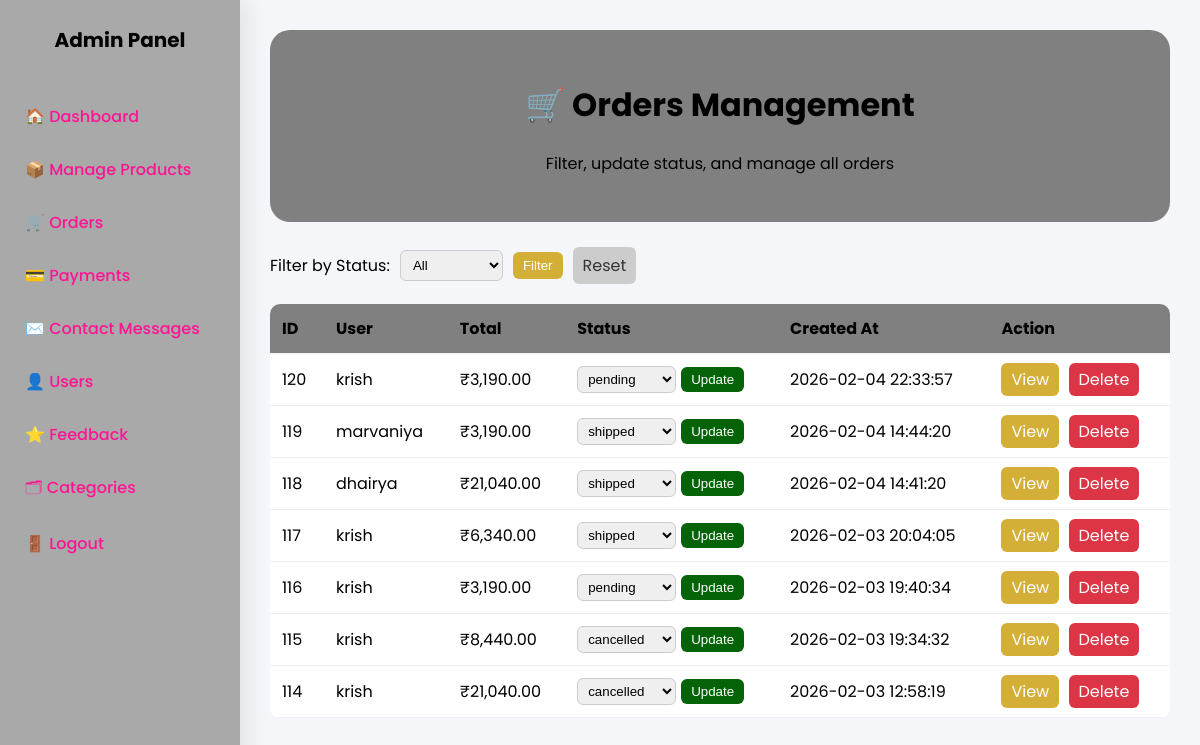
/admin/manage-orders.php (signed in), run on the app's committed database.
### tables this page shows
CREATE TABLE `orders` (
  `id` int(11) NOT NULL,
  `user_id` int(11) DEFAULT NULL,
  `name` varchar(255) NOT NULL,
  `email` varchar(255) NOT NULL,
  `shipping_address` text NOT NULL,
  `total_amount` decimal(10,2) NOT NULL,
  `status` enum('pending','processing','shipped','delivered','cancelled') DEFAULT 'pending',
  `created_at` datetime DEFAULT current_timestamp(),
  `payment_method` varchar(50) DEFAULT NULL,
  `delivered_otp` varchar(10) DEFAULT NULL
);

CREATE TABLE `user` (
  `id` int(11) NOT NULL,
  `username` varchar(100) NOT NULL,
  `email` varchar(255) NOT NULL,
  `password` varchar(255) NOT NULL,
  `created_at` timestamp NOT NULL DEFAULT current_timestamp(),
  `reset_token` varchar(255) DEFAULT NULL,
  `reset_expires` datetime DEFAULT NULL,
  `first_name` varchar(100) DEFAULT NULL,
  `last_name` varchar(100) DEFAULT NULL,
  `status` varchar(20) DEFAULT 'active',
  `phone` varchar(20) DEFAULT NULL,
  `address` varchar(20) DEFAULT NULL
);

### admin/manage-orders.php (the view, shortened to what this page needs)
<?php
require_once __DIR__ . '/../db_connect.php';
$sql = "SELECT o.*, u.username FROM orders o LEFT JOIN user u ON o.user_id = u.id WHERE 1=1 ";
$sql .= " ORDER BY o.created_at DESC";
$stmt = $mysqli->prepare($sql);
$stmt->execute();
$res = $stmt->get_result();
$orders = $res->fetch_all(MYSQLI_ASSOC);
?>
<!DOCTYPE html>
<html lang="en">
<head>
</head>
<body>
<div class="sidebar">
    <div class="sidebar-title">Admin Panel</div>
    <a href="admin-dashboard.php">🏠 Dashboard</a>
    <a href="manage-product.php">📦 Manage Products</a>
    <a href="manage-orders.php">🛒 Orders</a>
    <a href="admin-payments.php">💳 Payments</a>
    <a href="admin-contact-messages.php">✉️ Contact Messages</a>
    <a href="admin-users.php">👤 Users</a>
    <a href="admin-feedback.php">⭐ Feedback</a>
    <a href="manage-categories.php">🗂 Categories</a>
    <a href="logout.php">🚪 Logout</a>
</div>
<div class="main-content">
    <div class="admin-header">
        <h1>🛒 Orders Management</h1>
        <p>Filter, update status, and manage all orders</p>
    </div>
    <form method="get" class="filter-form">
        <label for="status">Filter by Status:</label>
        <select name="status" id="status">
            <option value="">All</option>
            <?php
            $statuses = ['pending','processing','shipped','delivered','cancelled'];
            ?>
        </select>
        <button type="submit">Filter</button>
        <a href="manage-orders.php" style="padding:6px 10px;background:#ccc;color:#333;border-radius:6px;text-decoration:none;">Reset</a>
    </form>
    <table>
        <thead>
            <tr>
                <th>ID</th>
                <th>User</th>
                <th>Total</th>
                <th>Status</th>
                <th>Created At</th>
                <th>Action</th>
            </tr>
        </thead>
        <tbody>
        <?php if(!empty($orders)): ?>
            <?php foreach($orders as $o): ?>
            <tr>
                <td><?= htmlspecialchars($o['id']) ?></td>
                <td><?= htmlspecialchars($o['username'] ?? '-') ?></td>
                <td>₹<?= number_format($o['total_amount'] ?? 0, 2) ?></td>
                <td>
                    <form method="post" style="display:flex;align-items:center;">
                        <select name="status" class="status">
                            <?php
                            foreach($statuses as $s) {
                                $sel = ($o['status']==$s)?'selected':'';
                                echo "<option value='$s' $sel>$s</option>";
                            }
                            ?>
                        </select>
                        <button type="submit" class="update-status">Update</button>
                    </form>
                </td>
                <td><?= htmlspecialchars($o['created_at']) ?></td>
                <td>
                    <a class="view" href="view-order.php?id=<?= (int)$o['id'] ?>">View</a>
                    <a class="delete" href="manage-orders.php?delete=<?= (int)$o['id'] ?>" onclick="return confirm('Delete this order?')">Delete</a>
                </td>
            </tr>
            <?php endforeach; ?>
        <?php else: ?>
            <tr><td colspan="6" style="text-align:center;">No orders found.</td></tr>
        <?php endif; ?>
        </tbody>
    </table>
</div>
</body>
</html>

### admin/manage-orders.php (style rules this page uses)
:root { --primary: #046307; --secondary: #D4AF37; --muted: #f4f6f9; --text-dark: #333; --text-light: #fff; }
body { font-family: 'Poppins', sans-serif; display: flex; min-height: 100vh; margin: 0; background: var(--muted); }
.sidebar { width: 240px; background: darkgray; color: black; display: flex; flex-direction: column; padding-top: 25px; position: fixed; height: 100vh; box-shadow: 8px 0 20px rgba(0,0,0,0.08); }
.sidebar-title { font-size: 20px; font-weight: 700; text-align: center; margin-bottom: 35px; }
.sidebar a { display: flex; align-items: center; padding: 14px 25px; color: deeppink; text-decoration: none; font-weight: 500; transition: all 0.3s ease; }
.main-content { margin-left: 240px; padding: 30px; width: 100%; }
.admin-header { background: gray; padding: 30px; color: black; border-radius: 20px; margin-bottom: 25px; text-align: center; }
.filter-form { margin-bottom: 20px; display:flex; align-items:center; gap:10px; }
.filter-form select { padding: 6px 8px; border-radius:6px; border:1px solid #ccc; }
.filter-form button { padding: 6px 10px; border-radius:6px; border:none; background: var(--secondary); color:#fff; cursor:pointer; }
table { width: 100%; border-collapse: collapse; background: #fff; border-radius: 10px; overflow: hidden; }
table th, table td { padding: 12px; border-bottom: 1px solid rgba(0,0,0,0.06); text-align: left; }
table th { background: gray; color: black; }
a.delete { background: #dc3545; color: #fff; padding: 5px 10px; border-radius: 6px; text-decoration: none; }
a.view { background: var(--secondary); color: #fff; padding: 5px 10px; border-radius: 6px; text-decoration: none; margin-right:5px; }
select.status { padding: 4px 6px; border-radius: 6px; border: 1px solid #ccc; }
button.update-status { padding: 5px 10px; border-radius: 6px; background: #046307; color: #fff; border: none; cursor: pointer; margin-left: 5px; }

### data on the page
orders: id "120", user.username "krish", total_amount "3,190.00", created_at "2026-02-04 22:33:57"
orders: id "119", user.username "marvaniya", total_amount "3,190.00", created_at "2026-02-04 14:44:20"
orders: id "118", user.username "dhairya", total_amount "21,040.00", created_at "2026-02-04 14:41:20"
orders: id "117", user.username "krish", total_amount "6,340.00", created_at "2026-02-03 20:04:05"
orders: id "116", user.username "krish", total_amount "3,190.00", created_at "2026-02-03 19:40:34"
orders: id "115", user.username "krish", total_amount "8,440.00", created_at "2026-02-03 19:34:32"
orders: id "114", user.username "krish", total_amount "21,040.00", created_at "2026-02-03 12:58:19"

### other printed values
form field status "pending"
form field status "shipped"
form field status "cancelled"
